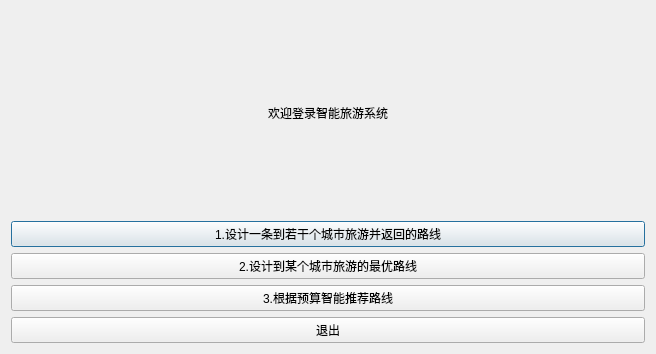
<?xml version="1.0" encoding="UTF-8"?>
<ui version="4.0">
 <class>Dialog</class>
 <widget class="QDialog" name="Dialog">
  <property name="geometry">
   <rect>
    <x>0</x>
    <y>0</y>
    <width>656</width>
    <height>354</height>
   </rect>
  </property>
  <property name="windowTitle">
   <string>Dialog</string>
  </property>
  <layout class="QVBoxLayout" name="verticalLayout">
   <item>
    <widget class="QLabel" name="label">
     <property name="text">
      <string>欢迎登录智能旅游系统</string>
     </property>
     <property name="scaledContents">
      <bool>false</bool>
     </property>
     <property name="alignment">
      <set>Qt::AlignCenter</set>
     </property>
    </widget>
   </item>
   <item>
    <widget class="QPushButton" name="Button_1">
     <property name="text">
      <string>1.设计一条到若干个城市旅游并返回的路线</string>
     </property>
    </widget>
   </item>
   <item>
    <widget class="QPushButton" name="Button_2">
     <property name="text">
      <string>2.设计到某个城市旅游的最优路线</string>
     </property>
    </widget>
   </item>
   <item>
    <widget class="QPushButton" name="Button_3">
     <property name="text">
      <string>3.根据预算智能推荐路线</string>
     </property>
    </widget>
   </item>
   <item>
    <widget class="QPushButton" name="Button_exit">
     <property name="text">
      <string>退出</string>
     </property>
    </widget>
   </item>
  </layout>
 </widget>
 <resources/>
 <connections/>
</ui>
